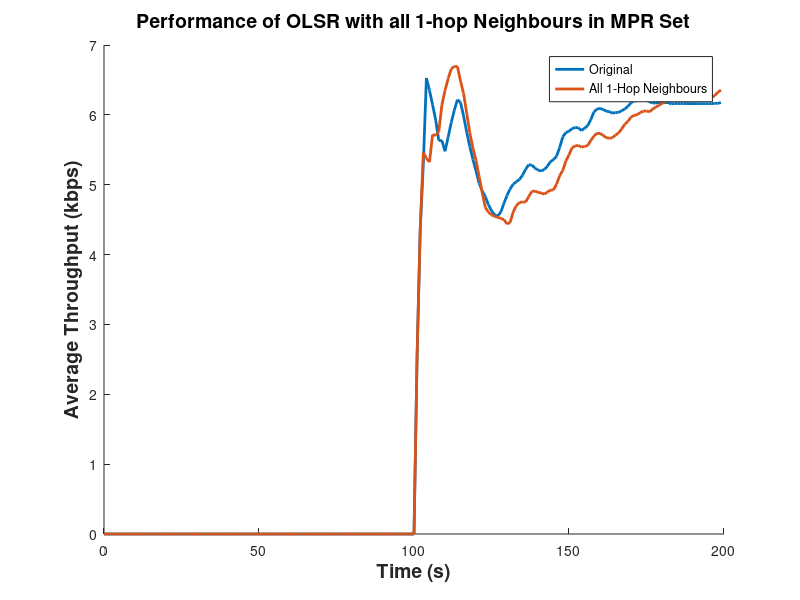

The MATLAB script that drew this image:
M = csvread('original.csv');
N = csvread('part1.csv');
figure('Name','Plots','Position', [200 150 900 500]);
hold on;
plot(M(:,1),M(:,3),'LineWidth',2); 
plot(N(:,1),N(:,3),'LineWidth',2); 

title('Performance of OLSR with all 1-hop Neighbours in MPR Set','fontweight','bold','fontsize',14);
xlabel('Time (s)','fontweight','bold','fontsize',14);
ylabel('Average Throughput (kbps)','fontweight','bold','fontsize',14);

legend('Original','All 1-Hop Neighbours');